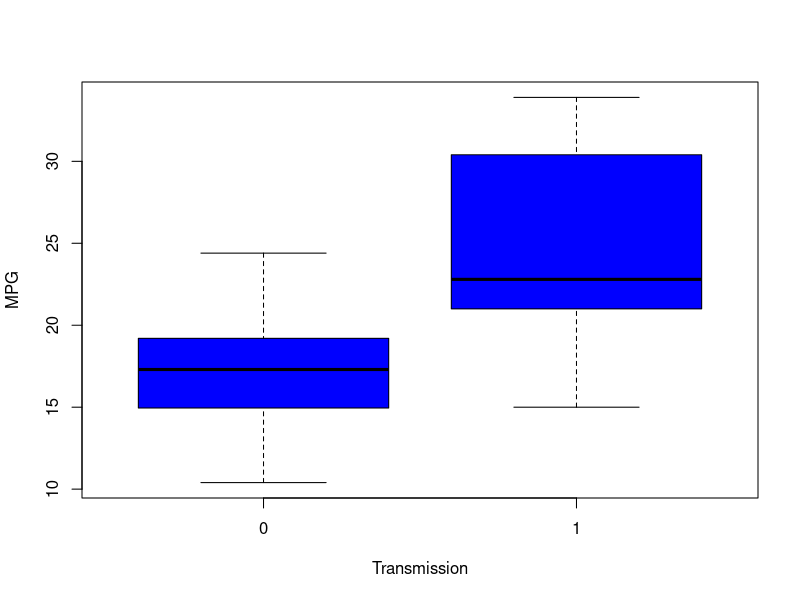
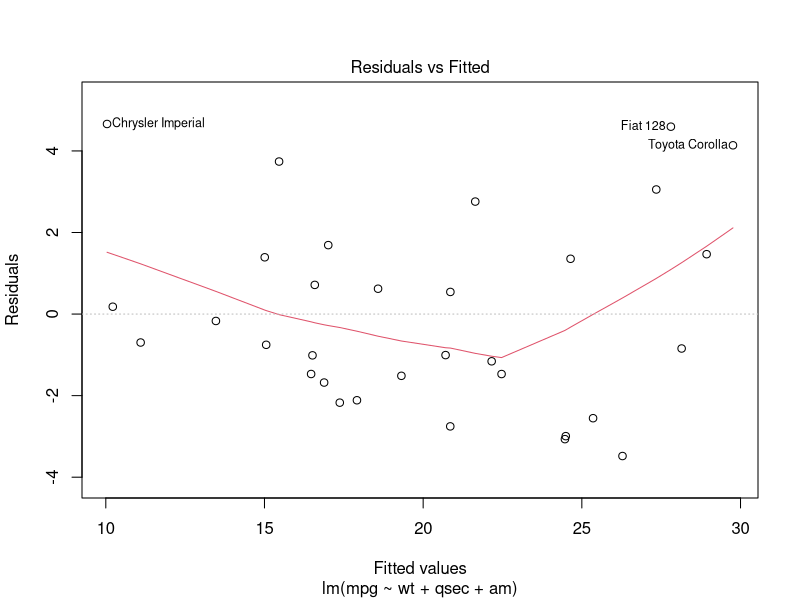
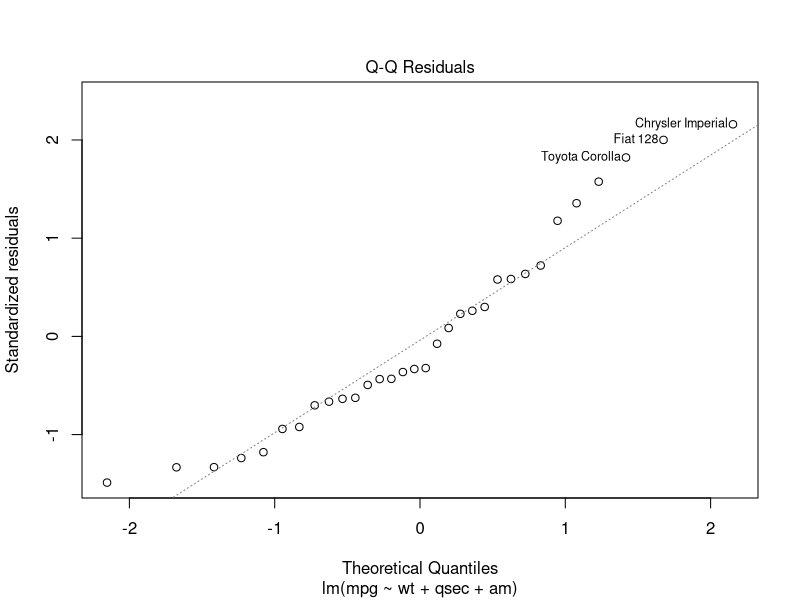
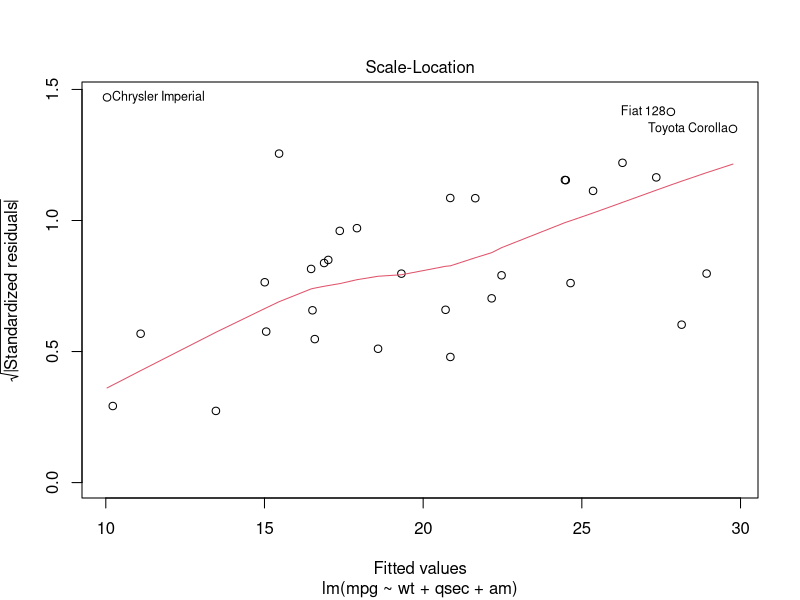
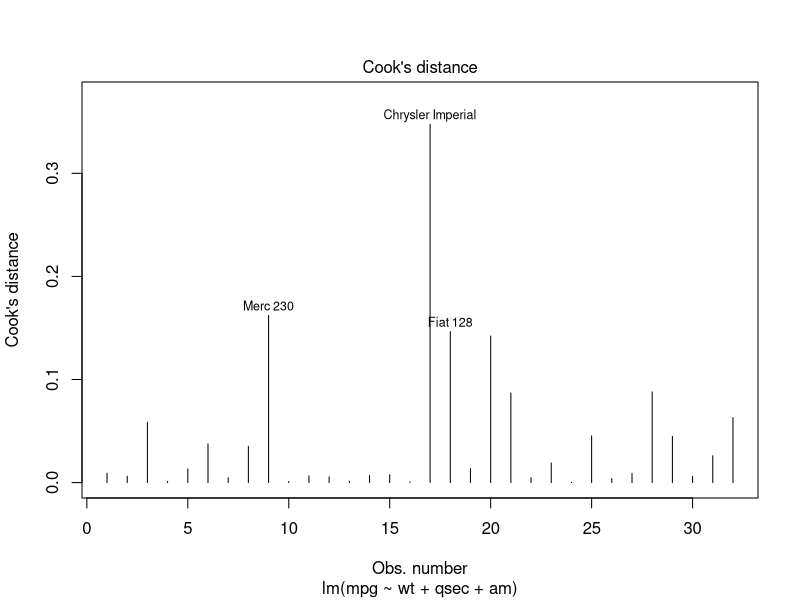
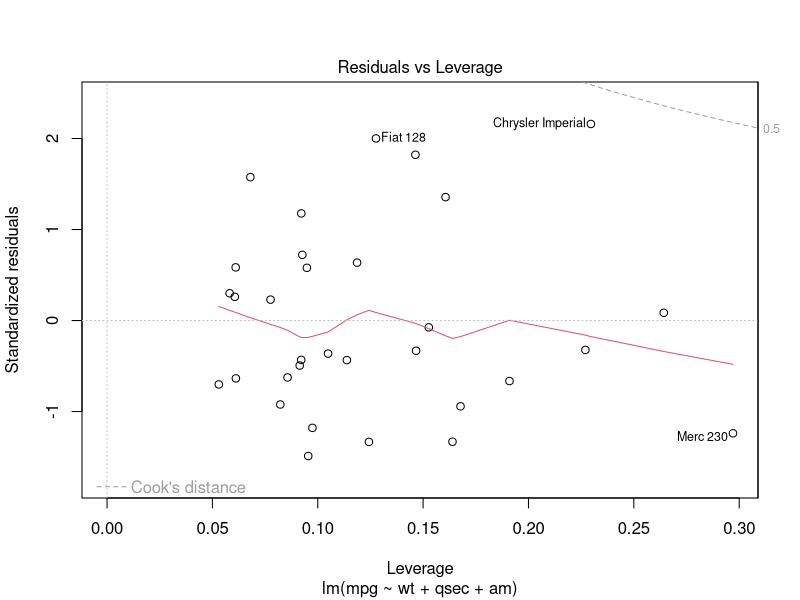

Reproduce these figures in R, in order.
## ---- chunk 1
plot(x=factor(mtcars$am), y = mtcars$mpg, par=19, col="blue", xlab="Transmission", ylab="MPG")

## ---- chunk 2
model_a<- lm(mpg~.,data=mtcars)
model_b<- lm(mpg~disp+hp+drat+wt+qsec+vs+am+gear+carb,data=mtcars) #Removed Cyl

#Added Cyl and Removed vs becauss these were highly correlated and we need to select one of these.
model_c<- lm(mpg~cyl+disp+hp+drat+wt+qsec+am+gear+carb,data=mtcars) 


## Now Remove variable which have highest p values until we get variables with p values 0.05

model_c<- update(model_c,.~.-cyl)
model_c<- update(model_c,.~.-carb)
model_c<- update(model_c,.~.-gear)
model_c<- update(model_c,.~.-drat)
model_c<- update(model_c,.~.-disp)
model_c<- update(model_c,.~.-hp)

## Final Model Summary

summary(model_c)

## ---- chunk 3
FinalDF<-data.frame(mtcars , fitted.value = fitted (model_c) , residual = resid(model_c))

## ---- chunk 4

plot (model_c , which =1:5)

